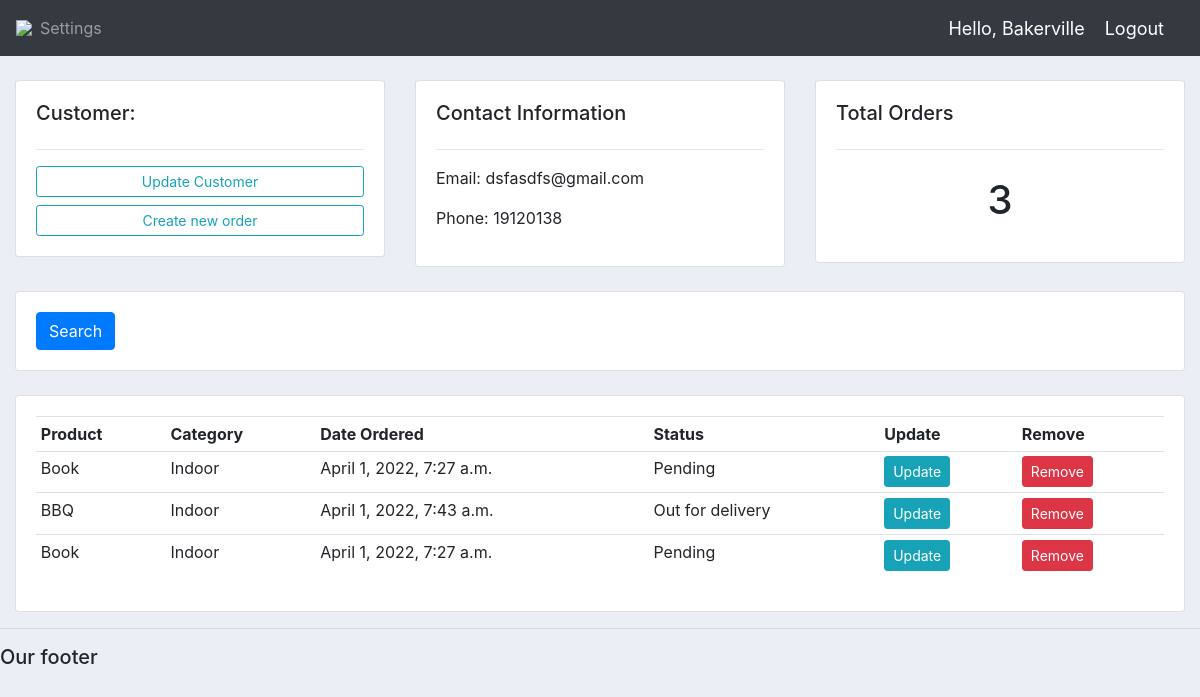
Page /customers/2/ (signed in) on the committed database.
### accounts/models.py (models this page shows, shortened)
class Customer(models.Model):
    id = models.AutoField(primary_key=True)
    user = models.OneToOneField(User, null=True,blank=True, on_delete=models.CASCADE)
    name = models.CharField(max_length=200, null=True)
    phone = models.CharField(max_length=200, null=True)
    email = models.CharField(max_length=200, null=True)
    profile_pic = models.ImageField(default="Profile.jpg", null=True, blank=True)
    date_created = models.DateTimeField(auto_now_add=True, null=True)

class Order(models.Model):
    STATUS = (
        ('Pending', 'Pending'),
        ('Out for delivery', 'Out for delivery'),
        ('Delivered', 'Delivered'),
    )
    id = models.AutoField(primary_key=True)
    customer = models.ForeignKey(Customer, null=True, on_delete=models.SET_NULL)
    product = models.ForeignKey(Product, null=True, on_delete=models.SET_NULL)
    date_created = models.DateTimeField(auto_now_add=True, null=True)
    status = models.CharField(max_length=200, null=True, choices=STATUS)
    tags = models.ManyToManyField(Tag)

class Product(models.Model):
    CATEGORY = (
        ('Indoor', 'Indoor'),
        ('Out Door', 'Out Door'),
    )
    id = models.AutoField(primary_key=True)
    name = models.CharField(max_length=200, null=True)
    price = models.FloatField(null=True)
    category = models.CharField(max_length=200, null=True, choices=CATEGORY)
    description = models.CharField(max_length=200, null=True)
    date_created = models.DateTimeField(auto_now_add=True, null=True)
    def __str__(self):
        return self.name

### accounts/views.py (the view)
# urls.py: path("customers/<str:pk_test>/", views.customer, name="customers"),
def customer(request, pk_test):
    customer = Customer.objects.get(id=pk_test)
    orders = customer.order_set.all()
    order_count = orders.count()
    context = {'customer': customer, 'orders': orders, 'order_count': order_count}
    return render(request, "accounts/customer.html", context)

### accounts/templates/accounts/customer.html
{%  extends 'accounts/main.html' %}
{% block content %}
<br>
<div class="row">
	<div class="col-md">
		<div class="card card-body">
			<h5>Customer:</h5>
			<hr>
			<a class="btn btn-outline-info  btn-sm btn-block" href="">Update Customer</a>
			<a class="btn btn-outline-info  btn-sm btn-block" href="{% url 'create_order' customer.id %}">Create new order</a>
		</div>
	</div>
	<div class="col-md">
		<div class="card card-body">
			<h5>Contact Information</h5>
			<hr>
			<p>Email: {{customer.email}}</p>
			<p>Phone: {{customer.phone}}</p>
		</div>
	</div>
	<div class="col-md">
		<div class="card card-body">
			<h5>Total Orders</h5>
			<hr>
			<h1 style="text-align: center;padding: 10px">{{order_count}}</h1>
		</div>
	</div>
</div>
<br>
<div class="row">
	<div class="col">
		<div class="card card-body">
			<form method="get">
		    <button class="btn btn-primary" type="submit">Search</button>
		  </form>
		</div>
	</div>
</div>
<br>
<div class="row">
	<div class="col-md">
		<div class="card card-body">
			<table class="table table-sm">
				<tr>
					<th>Product</th>
					<th>Category</th>
					<th>Date Ordered</th>
					<th>Status</th>
					<th>Update</th>
					<th>Remove</th>
				</tr>
				{% for order in orders %}
				<tr>
					<td>{{order.product}}</td>
					<td>{{order.product.category}}</td>
					<td>{{order.product.date_created}}</td>
					<td>{{order.status}}</td>
					<td><a class="btn btn-sm btn-info" href="{% url 'update_order' order.id %}">Update</a></td>
					<td><a class="btn btn-sm btn-danger" href="{% url 'delete_order' order.id %}">Remove</a></td>
				</tr>
				{% endfor %}
			</table>
		</div>
	</div>
</div>
{% endblock %}

### accounts/templates/accounts/navbar.html (shortened to what this page needs)
{% load static %}
<nav class="navbar navbar-expand-lg navbar-dark bg-dark">
 <img src="{% static 'images/logo.png' %}">
  <div class="collapse navbar-collapse" id="navbarNav">
    <ul class="navbar-nav">
      {% if request.user.is_staff %}
      <li class="nav-item active">
        <a class="nav-link" href="{% url 'home' %}">Dashboard</a>
      </li>
      <li class="nav-item">
        <a class="nav-link" href="{% url 'products' %}">Products</a>
      </li>
      {% else %}
       <li class="nav-item">
        <a class="nav-link" href="{% url 'account' %}">Settings</a>
      </li>
      {% endif %}
    </ul>
  </div>
  <span class="hello-msg">Hello, {{request.user}}</span>
  <span ><a  class="hello-msg" href="{% url 'logout' %}">Logout</a></span>
</nav>

### static/css/main.css (style rules this page uses)
body { background-color: #ebeff5; }

### accounts/templates/accounts/navbar.html (style rules this page uses)
.hello-msg { font-size: 18px; color: #fff; margin-right: 20px; }

### rows in the picture
Customer: email "dsfasdfs@gmail.com", phone "19120138"
Order: product "Book", product.category "Indoor", product.date_created "April 1, 2022, 7:27 a.m.", status "Pending"
Order: product "BBQ", product.category "Indoor", product.date_created "April 1, 2022, 7:43 a.m.", status "Out for delivery"
Order: product "Book", product.category "Indoor", product.date_created "April 1, 2022, 7:27 a.m.", status "Pending"

### other values in the picture
{{ request.user }} "Bakerville"
{{ order_count }} "3"
